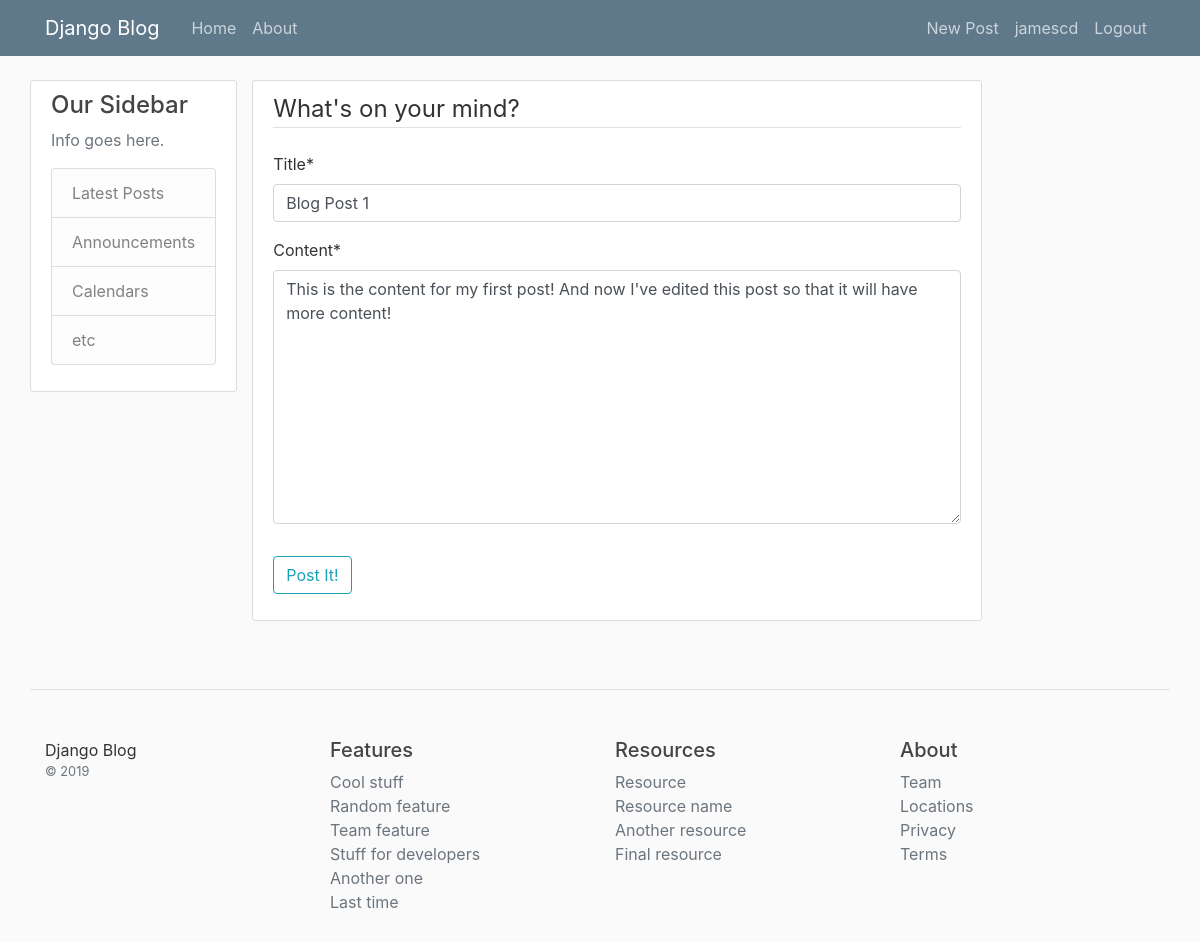
The app's page /post/1/update/ (signed in) with its own data.
### blog/models.py (models this page shows, shortened)
class Post(models.Model):
	title = models.CharField(max_length=100)
	content = models.TextField()
	date_posted = models.DateTimeField(default=timezone.now)
	author = models.ForeignKey(User, on_delete=models.CASCADE)
	updoots = models.SmallIntegerField(default=0)

### blog/views.py (the view, shortened to what this page needs)
# urls.py: path('post/<int:pk>/update/', PostUpdateView.as_view(), name='post-update'),
class PostUpdateView(LoginRequiredMixin, UserPassesTestMixin, UpdateView):
	model = Post
	context_object_name = 'post'
	fields = ['title', 'content']
	def test_func(self):
		post = self.get_object()
		return self.request.user == post.author

### blog/templates/blog/post_form.html (shortened to what this page needs)
{% extends "blog/base.html" %}
{% load crispy_forms_tags %}
{% block content %}
    <div class="content-section">
		<form method="POST">
			<fieldset class="form-group">
				<legend class="border-bottom mb-4">What's on your mind?</legend>
				{{ form|crispy }}
			</fieldset>
			<div class="form-group">
				<button class="btn btn-outline-info" type="submit" name="post-btn">Post It!</button>
			</div>
		</form>
    </div>
{% endblock content %}

### blog/templates/blog/base.html (shortened to what this page needs)
{% load static %}
<!DOCTYPE html>
<html lang="en">
<head>
	<link rel="stylesheet" href="https://stackpath.bootstrapcdn.com/bootstrap/4.4.1/css/bootstrap.min.css">
	<link rel="stylesheet" type="text/css" href="{% static 'blog/main.css' %}">
</head>
<body>
	<header class="site-header">
		<nav class="navbar navbar-expand-md navbar-dark bg-steel fixed-top">
			<div class="container">
				<a class="navbar-brand mr-4" href="{% url 'blog-home' %}">Django Blog</a>
				<div class="collapse navbar-collapse" id="navbarToggle">
					<div class="navbar-nav mr-auto">
						<a class="nav-item nav-link" href="{% url 'blog-home' %}">Home</a>
						<a class="nav-item nav-link" href="{% url 'blog-about' %}">About</a>
					</div>
					<div class="navbar-nav">
						{% if user.is_authenticated %}
							<a class="nav-item nav-link" href="{% url 'post-create' %}">New Post</a>
							<a class="nav-item nav-link" href="{% url 'profile' %}">{{ user.username }}</a>
							<a class="nav-item nav-link" href="{% url 'logout' %}">Logout</a>
						{% else %}
							<a class="nav-item nav-link" href="{% url 'login' %}">Login</a>
							<a class="nav-item nav-link" href="{% url 'register' %}">Register</a>
						{% endif %}
					</div>
				</div>
			</div>
		</nav>
	</header>
	<main role="main" class="container">
		<div class="row">
			<div class="col-md-2.5">
				<div class="content-section">
					<h4>Our Sidebar</h4>
					<p class='text-muted'>Info goes here.
						<ul class="list-group">
							<li class="list-group-item list-group-item-light">Latest Posts</li>
							<li class="list-group-item list-group-item-light">Announcements</li>
							<li class="list-group-item list-group-item-light">Calendars</li>
							<li class="list-group-item list-group-item-light">etc</li>
						</ul>
					</p>
				</div>
			</div>
			<div class="col-md-8">
				{% block content %}{% endblock %}
			</div>
		</div>
	</main>
	<footer class="container pt-4 my-md-5 pt-md-5 border-top">
        <div class="row">
          <div class="col-12 col-md">
			Django Blog
            <small class="d-block mb-3 text-muted">&copy; 2019</small>
          </div>
          <div class="col-6 col-md">
            <h5>Features</h5>
            <ul class="list-unstyled text-small">
              <li><a class="text-muted" href="#">Cool stuff</a></li>
              <li><a class="text-muted" href="#">Random feature</a></li>
              <li><a class="text-muted" href="#">Team feature</a></li>
              <li><a class="text-muted" href="#">Stuff for developers</a></li>
              <li><a class="text-muted" href="#">Another one</a></li>
              <li><a class="text-muted" href="#">Last time</a></li>
            </ul>
          </div>
          <div class="col-6 col-md">
            <h5>Resources</h5>
            <ul class="list-unstyled text-small">
              <li><a class="text-muted" href="#">Resource</a></li>
              <li><a class="text-muted" href="#">Resource name</a></li>
              <li><a class="text-muted" href="#">Another resource</a></li>
              <li><a class="text-muted" href="#">Final resource</a></li>
            </ul>
          </div>
          <div class="col-6 col-md">
            <h5>About</h5>
            <ul class="list-unstyled text-small">
              <li><a class="text-muted" href="#">Team</a></li>
              <li><a class="text-muted" href="#">Locations</a></li>
              <li><a class="text-muted" href="#">Privacy</a></li>
              <li><a class="text-muted" href="#">Terms</a></li>
            </ul>
          </div>
        </div>
      </footer>
</body>
</html>

### blog/static/blog/main.css (style rules this page uses)
body { background: #fafafa; color: #333333; margin-top: 5rem; }
h1, h2, h3, h4, h5, h6 { color: #444444; }
ul { margin: 0; }
.bg-steel { background-color: #5f788a; }
.site-header .navbar-nav .nav-link { color: #cbd5db; }
.content-section { background: #ffffff; padding: 10px 20px; border: 1px solid #dddddd; border-radius: 3px; margin-bottom: 20px; }

### records on screen
Post: title "Blog Post 1", content "This is the content for my first post! And now I've edited this post so that it will have more content!"

### other values on screen
{{ user.username }} "jamescd"
